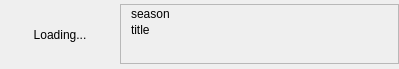
<?xml version="1.0" encoding="UTF-8"?>
<ui version="4.0">
 <class>AFQVodListItem</class>
 <widget class="QFrame" name="AFQVodListItem">
  <property name="geometry">
   <rect>
    <x>0</x>
    <y>0</y>
    <width>399</width>
    <height>69</height>
   </rect>
  </property>
  <property name="sizePolicy">
   <sizepolicy hsizetype="Expanding" vsizetype="Expanding">
    <horstretch>0</horstretch>
    <verstretch>0</verstretch>
   </sizepolicy>
  </property>
  <property name="minimumSize">
   <size>
    <width>399</width>
    <height>69</height>
   </size>
  </property>
  <property name="maximumSize">
   <size>
    <width>399</width>
    <height>69</height>
   </size>
  </property>
  <property name="windowTitle">
   <string>Form</string>
  </property>
  <property name="styleSheet">
   <string notr="true"/>
  </property>
  <layout class="QVBoxLayout" name="verticalLayout">
   <property name="spacing">
    <number>0</number>
   </property>
   <property name="leftMargin">
    <number>0</number>
   </property>
   <property name="topMargin">
    <number>0</number>
   </property>
   <property name="rightMargin">
    <number>0</number>
   </property>
   <property name="bottomMargin">
    <number>0</number>
   </property>
   <item>
    <layout class="QHBoxLayout" name="horizontalLayout">
     <property name="spacing">
      <number>0</number>
     </property>
     <property name="topMargin">
      <number>0</number>
     </property>
     <item>
      <widget class="QLabel" name="label_Thumbnail">
       <property name="minimumSize">
        <size>
         <width>120</width>
         <height>67</height>
        </size>
       </property>
       <property name="maximumSize">
        <size>
         <width>120</width>
         <height>67</height>
        </size>
       </property>
       <property name="text">
        <string>Loading...</string>
       </property>
       <property name="alignment">
        <set>Qt::AlignCenter</set>
       </property>
      </widget>
     </item>
     <item>
      <widget class="QFrame" name="frame">
       <property name="minimumSize">
        <size>
         <width>0</width>
         <height>60</height>
        </size>
       </property>
       <property name="maximumSize">
        <size>
         <width>16777215</width>
         <height>60</height>
        </size>
       </property>
       <property name="frameShape">
        <enum>QFrame::StyledPanel</enum>
       </property>
       <property name="frameShadow">
        <enum>QFrame::Raised</enum>
       </property>
       <property name="lineWidth">
        <number>0</number>
       </property>
       <layout class="QVBoxLayout" name="verticalLayout_2">
        <property name="spacing">
         <number>0</number>
        </property>
        <property name="leftMargin">
         <number>10</number>
        </property>
        <property name="topMargin">
         <number>0</number>
        </property>
        <property name="rightMargin">
         <number>0</number>
        </property>
        <property name="bottomMargin">
         <number>0</number>
        </property>
        <item>
         <widget class="QLabel" name="label_Season">
          <property name="minimumSize">
           <size>
            <width>0</width>
            <height>18</height>
           </size>
          </property>
          <property name="maximumSize">
           <size>
            <width>16777215</width>
            <height>18</height>
           </size>
          </property>
          <property name="font">
           <font/>
          </property>
          <property name="text">
           <string>season</string>
          </property>
         </widget>
        </item>
        <item>
         <widget class="QLabel" name="label_Title">
          <property name="minimumSize">
           <size>
            <width>0</width>
            <height>40</height>
           </size>
          </property>
          <property name="maximumSize">
           <size>
            <width>16777215</width>
            <height>40</height>
           </size>
          </property>
          <property name="font">
           <font/>
          </property>
          <property name="text">
           <string>title</string>
          </property>
          <property name="alignment">
           <set>Qt::AlignLeading|Qt::AlignLeft|Qt::AlignTop</set>
          </property>
          <property name="wordWrap">
           <bool>true</bool>
          </property>
         </widget>
        </item>
       </layout>
      </widget>
     </item>
    </layout>
   </item>
  </layout>
 </widget>
 <resources/>
 <connections/>
</ui>
